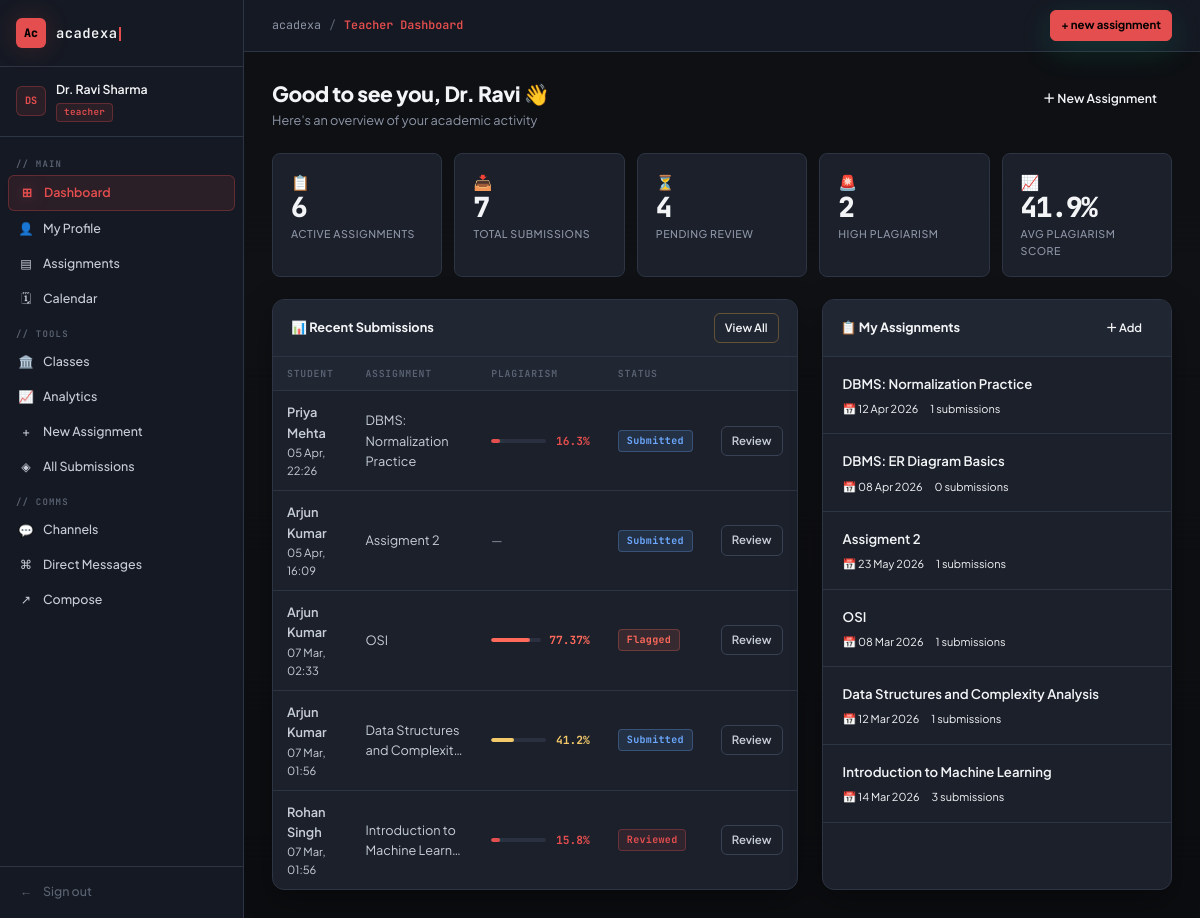
The app's page /dashboard/ (signed in), older data.
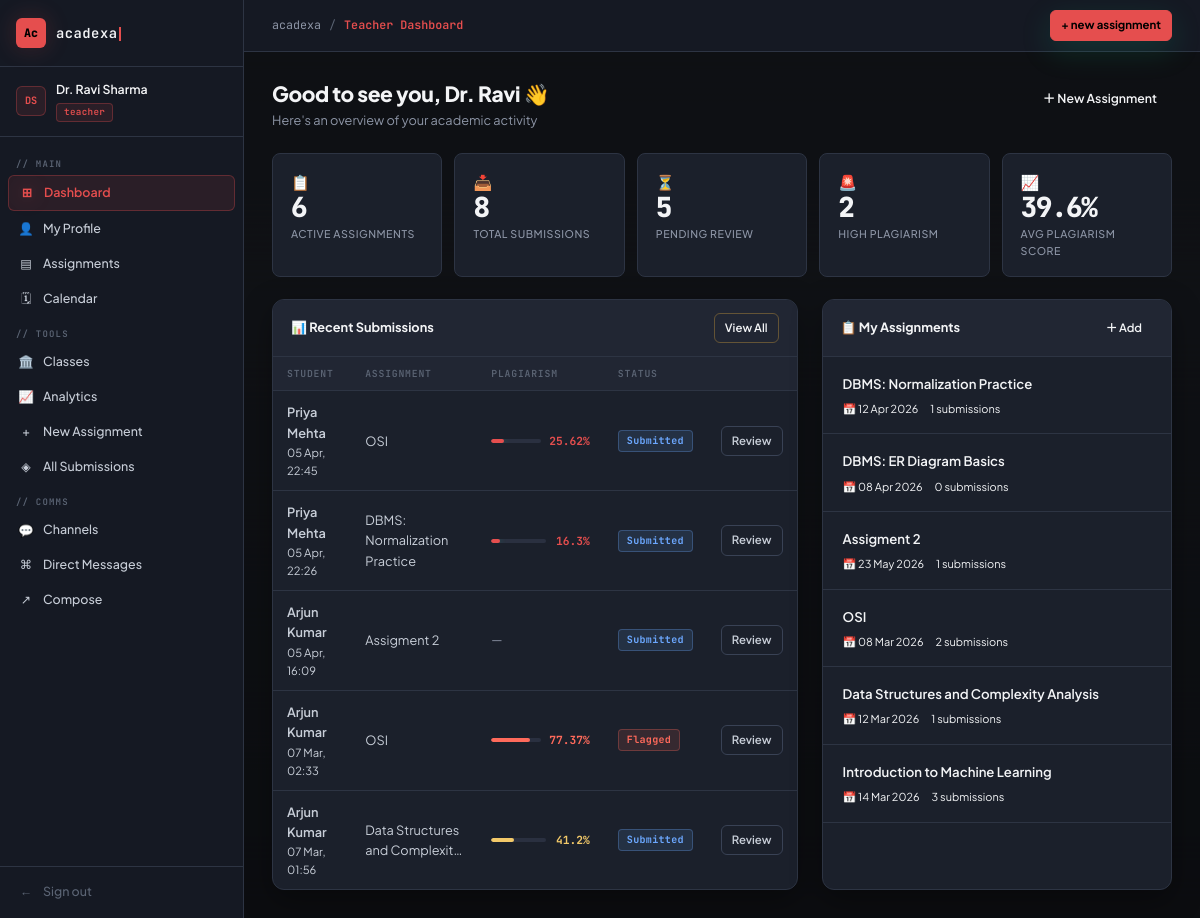
The same page, newer data.
### apps/assignments/models.py (models this page shows, shortened)
class Submission(models.Model):
    STATUS_CHOICES = [
        ('submitted', 'Submitted'),
        ('reviewed', 'Reviewed'),
        ('flagged', 'Flagged'),
        ('approved', 'Approved'),
    ]
    assignment = models.ForeignKey(Assignment, on_delete=models.CASCADE, related_name='submissions')
    student = models.ForeignKey(
        settings.AUTH_USER_MODEL,
        on_delete=models.CASCADE,
        related_name='submissions'
    )
    file = models.FileField(upload_to='submissions/', blank=True, null=True)
    text_content = models.TextField(blank=True)
    extracted_text = models.TextField(blank=True)
    plagiarism_score = models.FloatField(null=True, blank=True)
    confidence_score = models.FloatField(null=True, blank=True)
    quality_score = models.FloatField(null=True, blank=True)
    ai_feedback = models.TextField(blank=True)
    generated_solution = models.TextField(blank=True)
    status = models.CharField(max_length=20, choices=STATUS_CHOICES, default='submitted')
    teacher_remarks = models.TextField(blank=True)
    marks_awarded = models.IntegerField(null=True, blank=True)
    submitted_at = models.DateTimeField(auto_now_add=True)
    reviewed_at = models.DateTimeField(null=True, blank=True)
    class Meta:
        ordering = ['-submitted_at']
        unique_together = ['assignment', 'student']
    def plagiarism_level(self):
        if self.plagiarism_score is None:
            return 'unknown'
        if self.plagiarism_score >= 70:
            return 'high'
        elif self.plagiarism_score >= 40:
            return 'medium'
        return 'low'

class Assignment(models.Model):
    teacher = models.ForeignKey(
        settings.AUTH_USER_MODEL,
        on_delete=models.CASCADE,
        related_name='assignments_created'
    )
    title = models.CharField(max_length=200)
    description = models.TextField()
    subject = models.CharField(max_length=100, blank=True)
    deadline = models.DateTimeField()
    max_marks = models.IntegerField(default=100)
    created_at = models.DateTimeField(auto_now_add=True)
    updated_at = models.DateTimeField(auto_now=True)
    class Meta:
        ordering = ['-created_at']
    def submission_count(self):
        return self.submissions.count()

### apps/accounts/models.py (models this page shows, shortened)
class User(AbstractUser):
    ROLE_CHOICES = [
        ('student', 'Student'),
        ('teacher', 'Teacher'),
    ]
    role = models.CharField(max_length=10, choices=ROLE_CHOICES, default='student')
    department = models.CharField(max_length=100, blank=True)
    profile_pic = models.ImageField(upload_to='profiles/', blank=True, null=True)
    bio = models.TextField(blank=True)
    def is_teacher(self):
        return self.role == 'teacher'

### apps/accounts/views.py (the view, shortened to what this page needs)
# urls.py: path('', dashboard_view, name='dashboard'),
@login_required
def dashboard_view(request):
    user = request.user
    context = {'user': user}
    if user.is_teacher():
        assignments = Assignment.objects.filter(teacher=user).order_by('-created_at')
        submissions = Submission.objects.filter(assignment__teacher=user).order_by('-submitted_at')
        total_submissions = submissions.count()
        pending_review = submissions.filter(status='submitted').count()
        flagged = submissions.filter(plagiarism_score__gte=60).count()
        avg_plagiarism = 0
        if total_submissions:
            scores = [s.plagiarism_score for s in submissions if s.plagiarism_score is not None]
            avg_plagiarism = round(sum(scores) / len(scores), 1) if scores else 0
        recent_submissions = submissions[:5]
        context.update({
            'assignments': assignments,
            'recent_submissions': recent_submissions,
            'total_submissions': total_submissions,
            'pending_review': pending_review,
            'flagged': flagged,
            'avg_plagiarism': avg_plagiarism,
            'total_assignments': assignments.count(),
        })
        return render(request, 'accounts/teacher_dashboard.html', context)

### templates/accounts/teacher_dashboard.html (shortened to what the changed rows need)
{% extends 'base/base.html' %}
{% block content %}
<div class="page-header">
  <div>
    <h1>Good to see you, {{ user.first_name }} 👋</h1>
  </div>
</div>
<div class="stats-grid">
  <a href="{% url 'all_submissions' %}" class="stat-card" style="text-decoration:none; color:inherit;">
    <span class="stat-icon">📥</span>
    <div class="stat-value">{{ total_submissions }}</div>
    <div class="stat-label">Total Submissions</div>
  </a>
  <a href="{% url 'all_submissions' %}?status=submitted" class="stat-card warning" style="text-decoration:none; color:inherit;">
    <span class="stat-icon">⏳</span>
    <div class="stat-value">{{ pending_review }}</div>
    <div class="stat-label">Pending Review</div>
  </a>
  <div class="stat-card">
    <span class="stat-icon">📈</span>
    <div class="stat-value">{{ avg_plagiarism }}%</div>
    <div class="stat-label">Avg Plagiarism Score</div>
  </div>
</div>
<div style="display:grid; grid-template-columns: 1.5fr 1fr; gap:24px;">
  <div class="card">
    <div style="overflow-x:auto;">
      {% if recent_submissions %}
      <table class="data-table">
        <thead>
          <tr>
            <th>Student</th>
            <th>Assignment</th>
            <th>Plagiarism</th>
            <th>Status</th>
            <th></th>
          </tr>
        </thead>
        <tbody>
          {% for sub in recent_submissions %}
          <tr>
            <td>
              <div style="font-weight:600; font-size:0.85rem;">{{ sub.student.get_full_name }}</div>
              <div style="color:var(--text-muted); font-size:0.75rem;">{{ sub.submitted_at|date:"d M, H:i" }}</div>
            </td>
            <td style="font-size:0.85rem;">{{ sub.assignment.title|truncatechars:30 }}</td>
            <td>
              {% if sub.plagiarism_score is not None %}
              <div class="plag-meter">
                <div class="plag-bar-wrap">
                  <div class="plag-bar {{ sub.plagiarism_level }}" style="width:{{ sub.plagiarism_score }}%"></div>
                </div>
                <span class="plag-pct {{ sub.plagiarism_level }}">{{ sub.plagiarism_score }}%</span>
              </div>
              {% else %}<span class="text-muted">—</span>{% endif %}
            </td>
            <td><span class="badge badge-{{ sub.status }}">{{ sub.get_status_display }}</span></td>
            <td><a href="{% url 'submission_detail' sub.pk %}" class="btn btn-outline btn-sm">Review</a></td>
          </tr>
          {% endfor %}
        </tbody>
      </table>
      {% else %}
      <div class="card-body" style="text-align:center; color:var(--text-muted); padding:40px;">
        No submissions yet. Share your assignments with students.
      </div>
      {% endif %}
    </div>
  </div>
  <div class="card">
    <div>
      {% if assignments %}
        {% for a in assignments|slice:":6" %}
        <a href="{% url 'assignment_detail' a.pk %}" style="display:block; padding:16px 20px; border-bottom:1px solid var(--border); text-decoration:none; transition:background 0.15s;" onmouseover="this.style.background='rgba(200,153,58,0.05)'" onmouseout="this.style.background=''">
          <div style="font-weight:600; color:var(--navy); font-size:0.88rem;">{{ a.title }}</div>
          <div style="display:flex; gap:12px; margin-top:6px;">
            <span style="font-size:0.73rem; color:var(--text-muted);">📅 {{ a.deadline|date:"d M Y" }}</span>
            <span style="font-size:0.73rem; color:var(--gold);">{{ a.submission_count }} submissions</span>
          </div>
        </a>
        {% endfor %}
      {% else %}
        <div class="card-body" style="text-align:center; color:var(--text-muted); padding:40px;">
          No assignments yet. <a href="{% url 'assignment_create' %}" class="auth-link">Create one →</a>
        </div>
      {% endif %}
    </div>
  </div>
</div>
{% endblock %}

Row changes from the older to the newer data that the page shows:
no longer on this page (row unchanged): Submission: student.get_full_name "Rohan Singh", submitted_at "07 Mar, 01:56", assignment "Introduction to Machine Learn…", plagiarism_score "15.8", status "Reviewed"
added Submission: student.get_full_name "Priya Mehta", submitted_at "05 Apr, 22:45", assignment "OSI", plagiarism_score "25.62", status "Submitted"
computed for Assignment "OSI": submission_count "1" → "2"
Text that changed along with them:
{{ total_submissions }}: "7" → "8"
{{ pending_review }}: "4" → "5"
{{ avg_plagiarism }}: "41.9" → "39.6"
